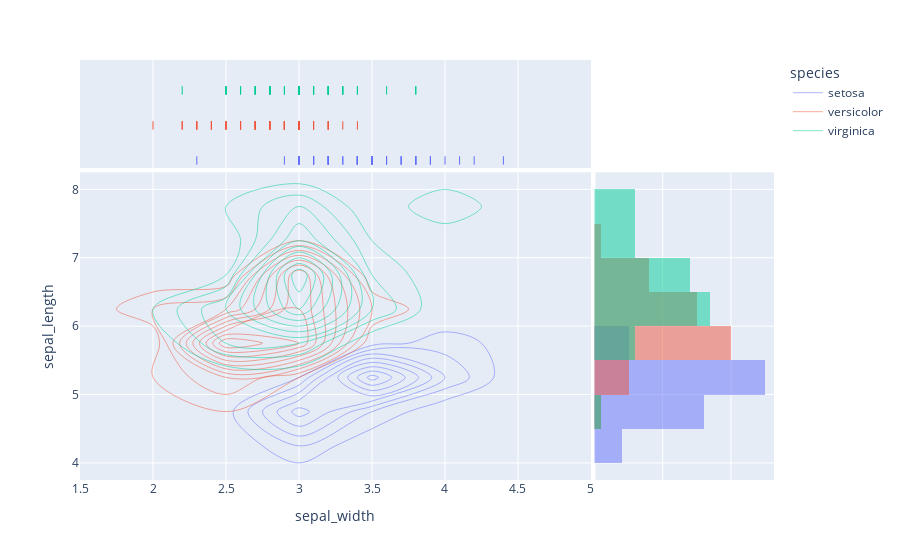

Notebook code for this chart:
### Code cell
df = px.data.iris()
fig = px.density_contour(df, x="sepal_width", y="sepal_length", color="species", marginal_x="rug", marginal_y="histogram")
fig.show()

### Figure 1 — Plotly figure (JSON) as saved in the notebook; plotly's stock layout.template omitted (floating-point values rounded to 4 significant figures)
{"data": [{"contours": {"coloring": "none"}, "hoverlabel": {"namelength": 0}, "hovertemplate": "species=setosa<br>sepal_width=%{x}<br>sepal_length=%{y}<br>count=%{z}", "legendgroup": "setosa", "line": {"color": "#636efa"}, "name": "setosa", "showlegend": true, "type": "histogram2dcontour", "x": [3.5, 3, 3.2, 3.1, 3.6, 3.9, 3.4, 3.4, 2.9, 3.1, 3.7, 3.4, 3, 3, 4, 4.4, 3.9, 3.5, 3.8, 3.8, 3.4, 3.7, 3.6, 3.3, 3.4, 3, 3.4, 3.5, 3.4, 3.2, 3.1, 3.4, 4.1, 4.2, 3.1, 3.2, 3.5, 3.1, 3, 3.4, 3.5, 2.3, 3.2, 3.5, 3.8, 3, 3.8, 3.2, 3.7, 3.3], "xaxis": "x", "xbingroup": "x", "y": [5.1, 4.9, 4.7, 4.6, 5, 5.4, 4.6, 5, 4.4, 4.9, 5.4, 4.8, 4.8, 4.3, 5.8, 5.7, 5.4, 5.1, 5.7, 5.1, 5.4, 5.1, 4.6, 5.1, 4.8, 5, 5, 5.2, 5.2, 4.7, 4.8, 5.4, 5.2, 5.5, 4.9, 5, 5.5, 4.9, 4.4, 5.1, 5, 4.5, 4.4, 5, 5.1, 4.8, 5.1, 4.6, 5.3, 5], "yaxis": "y", "ybingroup": "y"}, {"alignmentgroup": "True", "boxpoints": "all", "fillcolor": "rgba(255,255,255,0)", "hoverlabel": {"namelength": 0}, "hoveron": "points", "hovertemplate": "species=setosa<br>sepal_width=%{x}", "jitter": 0, "legendgroup": "setosa", "line": {"color": "rgba(255,255,255,0)"}, "marker": {"color": "#636efa", "symbol": "line-ns-open"}, "name": "setosa", "offsetgroup": "setosa", "showlegend": false, "type": "box", "x": [3.5, 3, 3.2, 3.1, 3.6, 3.9, 3.4, 3.4, 2.9, 3.1, 3.7, 3.4, 3, 3, 4, 4.4, 3.9, 3.5, 3.8, 3.8, 3.4, 3.7, 3.6, 3.3, 3.4, 3, 3.4, 3.5, 3.4, 3.2, 3.1, 3.4, 4.1, 4.2, 3.1, 3.2, 3.5, 3.1, 3, 3.4, 3.5, 2.3, 3.2, 3.5, 3.8, 3, 3.8, 3.2, 3.7, 3.3], "xaxis": "x3", "yaxis": "y3"}, {"alignmentgroup": "True", "bingroup": "y", "hoverlabel": {"namelength": 0}, "hovertemplate": "species=setosa<br>sepal_length=%{y}<br>count=%{x}", "legendgroup": "setosa", "marker": {"color": "#636efa"}, "name": "setosa", "offsetgroup": "setosa", "opacity": 0.5, "showlegend": false, "type": "histogram", "xaxis": "x2", "y": [5.1, 4.9, 4.7, 4.6, 5, 5.4, 4.6, 5, 4.4, 4.9, 5.4, 4.8, 4.8, 4.3, 5.8, 5.7, 5.4, 5.1, 5.7, 5.1, 5.4, 5.1, 4.6, 5.1, 4.8, 5, 5, 5.2, 5.2, 4.7, 4.8, 5.4, 5.2, 5.5, 4.9, 5, 5.5, 4.9, 4.4, 5.1, 5, 4.5, 4.4, 5, 5.1, 4.8, 5.1, 4.6, 5.3, 5], "yaxis": "y2"}, {"contours": {"coloring": "none"}, "hoverlabel": {"namelength": 0}, "hovertemplate": "species=versicolor<br>sepal_width=%{x}<br>sepal_length=%{y}<br>count=%{z}", "legendgroup": "versicolor", "line": {"color": "#EF553B"}, "name": "versicolor", "showlegend": true, "type": "histogram2dcontour", "x": [3.2, 3.2, 3.1, 2.3, 2.8, 2.8, 3.3, 2.4, 2.9, 2.7, 2, 3, 2.2, 2.9, 2.9, 3.1, 3, 2.7, 2.2, 2.5, 3.2, 2.8, 2.5, 2.8, 2.9, 3, 2.8, 3, 2.9, 2.6, 2.4, 2.4, 2.7, 2.7, 3, 3.4, 3.1, 2.3, 3, 2.5, 2.6, 3, 2.6, 2.3, 2.7, 3, 2.9, 2.9, 2.5, 2.8], "xaxis": "x", "xbingroup": "x", "y": [7, 6.4, 6.9, 5.5, 6.5, 5.7, 6.3, 4.9, 6.6, 5.2, 5, 5.9, 6, 6.1, 5.6, 6.7, 5.6, 5.8, 6.2, 5.6, 5.9, 6.1, 6.3, 6.1, 6.4, 6.6, 6.8, 6.7, 6, 5.7, 5.5, 5.5, 5.8, 6, 5.4, 6, 6.7, 6.3, 5.6, 5.5, 5.5, 6.1, 5.8, 5, 5.6, 5.7, 5.7, 6.2, 5.1, 5.7], "yaxis": "y", "ybingroup": "y"}, {"alignmentgroup": "True", "boxpoints": "all", "fillcolor": "rgba(255,255,255,0)", "hoverlabel": {"namelength": 0}, "hoveron": "points", "hovertemplate": "species=versicolor<br>sepal_width=%{x}", "jitter": 0, "legendgroup": "versicolor", "line": {"color": "rgba(255,255,255,0)"}, "marker": {"color": "#EF553B", "symbol": "line-ns-open"}, "name": "versicolor", "offsetgroup": "versicolor", "showlegend": false, "type": "box", "x": [3.2, 3.2, 3.1, 2.3, 2.8, 2.8, 3.3, 2.4, 2.9, 2.7, 2, 3, 2.2, 2.9, 2.9, 3.1, 3, 2.7, 2.2, 2.5, 3.2, 2.8, 2.5, 2.8, 2.9, 3, 2.8, 3, 2.9, 2.6, 2.4, 2.4, 2.7, 2.7, 3, 3.4, 3.1, 2.3, 3, 2.5, 2.6, 3, 2.6, 2.3, 2.7, 3, 2.9, 2.9, 2.5, 2.8], "xaxis": "x3", "yaxis": "y3"}, {"alignmentgroup": "True", "bingroup": "y", "hoverlabel": {"namelength": 0}, "hovertemplate": "species=versicolor<br>sepal_length=%{y}<br>count=%{x}", "legendgroup": "versicolor", "marker": {"color": "#EF553B"}, "name": "versicolor", "offsetgroup": "versicolor", "opacity": 0.5, "showlegend": false, "type": "histogram", "xaxis": "x2", "y": [7, 6.4, 6.9, 5.5, 6.5, 5.7, 6.3, 4.9, 6.6, 5.2, 5, 5.9, 6, 6.1, 5.6, 6.7, 5.6, 5.8, 6.2, 5.6, 5.9, 6.1, 6.3, 6.1, 6.4, 6.6, 6.8, 6.7, 6, 5.7, 5.5, 5.5, 5.8, 6, 5.4, 6, 6.7, 6.3, 5.6, 5.5, 5.5, 6.1, 5.8, 5, 5.6, 5.7, 5.7, 6.2, 5.1, 5.7], "yaxis": "y2"}, {"contours": {"coloring": "none"}, "hoverlabel": {"namelength": 0}, "hovertemplate": "species=virginica<br>sepal_width=%{x}<br>sepal_length=%{y}<br>count=%{z}", "legendgroup": "virginica", "line": {"color": "#00cc96"}, "name": "virginica", "showlegend": true, "type": "histogram2dcontour", "x": [3.3, 2.7, 3, 2.9, 3, 3, 2.5, 2.9, 2.5, 3.6, 3.2, 2.7, 3, 2.5, 2.8, 3.2, 3, 3.8, 2.6, 2.2, 3.2, 2.8, 2.8, 2.7, 3.3, 3.2, 2.8, 3, 2.8, 3, 2.8, 3.8, 2.8, 2.8, 2.6, 3, 3.4, 3.1, 3, 3.1, 3.1, 3.1, 2.7, 3.2, 3.3, 3, 2.5, 3, 3.4, 3], "xaxis": "x", "xbingroup": "x", "y": [6.3, 5.8, 7.1, 6.3, 6.5, 7.6, 4.9, 7.3, 6.7, 7.2, 6.5, 6.4, 6.8, 5.7, 5.8, 6.4, 6.5, 7.7, 7.7, 6, 6.9, 5.6, 7.7, 6.3, 6.7, 7.2, 6.2, 6.1, 6.4, 7.2, 7.4, 7.9, 6.4, 6.3, 6.1, 7.7, 6.3, 6.4, 6, 6.9, 6.7, 6.9, 5.8, 6.8, 6.7, 6.7, 6.3, 6.5, 6.2, 5.9], "yaxis": "y", "ybingroup": "y"}, {"alignmentgroup": "True", "boxpoints": "all", "fillcolor": "rgba(255,255,255,0)", "hoverlabel": {"namelength": 0}, "hoveron": "points", "hovertemplate": "species=virginica<br>sepal_width=%{x}", "jitter": 0, "legendgroup": "virginica", "line": {"color": "rgba(255,255,255,0)"}, "marker": {"color": "#00cc96", "symbol": "line-ns-open"}, "name": "virginica", "offsetgroup": "virginica", "showlegend": false, "type": "box", "x": [3.3, 2.7, 3, 2.9, 3, 3, 2.5, 2.9, 2.5, 3.6, 3.2, 2.7, 3, 2.5, 2.8, 3.2, 3, 3.8, 2.6, 2.2, 3.2, 2.8, 2.8, 2.7, 3.3, 3.2, 2.8, 3, 2.8, 3, 2.8, 3.8, 2.8, 2.8, 2.6, 3, 3.4, 3.1, 3, 3.1, 3.1, 3.1, 2.7, 3.2, 3.3, 3, 2.5, 3, 3.4, 3], "xaxis": "x3", "yaxis": "y3"}, {"alignmentgroup": "True", "bingroup": "y", "hoverlabel": {"namelength": 0}, "hovertemplate": "species=virginica<br>sepal_length=%{y}<br>count=%{x}", "legendgroup": "virginica", "marker": {"color": "#00cc96"}, "name": "virginica", "offsetgroup": "virginica", "opacity": 0.5, "showlegend": false, "type": "histogram", "xaxis": "x2", "y": [6.3, 5.8, 7.1, 6.3, 6.5, 7.6, 4.9, 7.3, 6.7, 7.2, 6.5, 6.4, 6.8, 5.7, 5.8, 6.4, 6.5, 7.7, 7.7, 6, 6.9, 5.6, 7.7, 6.3, 6.7, 7.2, 6.2, 6.1, 6.4, 7.2, 7.4, 7.9, 6.4, 6.3, 6.1, 7.7, 6.3, 6.4, 6, 6.9, 6.7, 6.9, 5.8, 6.8, 6.7, 6.7, 6.3, 6.5, 6.2, 5.9], "yaxis": "y2"}], "layout": {"barmode": "overlay", "legend": {"title": {"text": "species"}, "tracegroupgap": 0}, "margin": {"t": 60}, "xaxis": {"anchor": "y", "domain": [0, 0.7363], "title": {"text": "sepal_width"}}, "xaxis2": {"anchor": "y2", "domain": [0.7413, 1], "matches": "x2", "showgrid": true, "showline": false, "showticklabels": false, "ticks": ""}, "xaxis3": {"anchor": "y3", "domain": [0, 0.7363], "matches": "x", "showgrid": true, "showticklabels": false}, "xaxis4": {"anchor": "y4", "domain": [0.7413, 1], "matches": "x2", "showgrid": true, "showline": false, "showticklabels": false, "ticks": ""}, "yaxis": {"anchor": "x", "domain": [0, 0.7326], "title": {"text": "sepal_length"}}, "yaxis2": {"anchor": "x2", "domain": [0, 0.7326], "matches": "y", "showgrid": true, "showticklabels": false}, "yaxis3": {"anchor": "x3", "domain": [0.7426, 1], "matches": "y3", "showgrid": false, "showline": false, "showticklabels": false, "ticks": ""}, "yaxis4": {"anchor": "x4", "domain": [0.7426, 1], "matches": "y3", "showgrid": true, "showline": false, "showticklabels": false, "ticks": ""}}}
